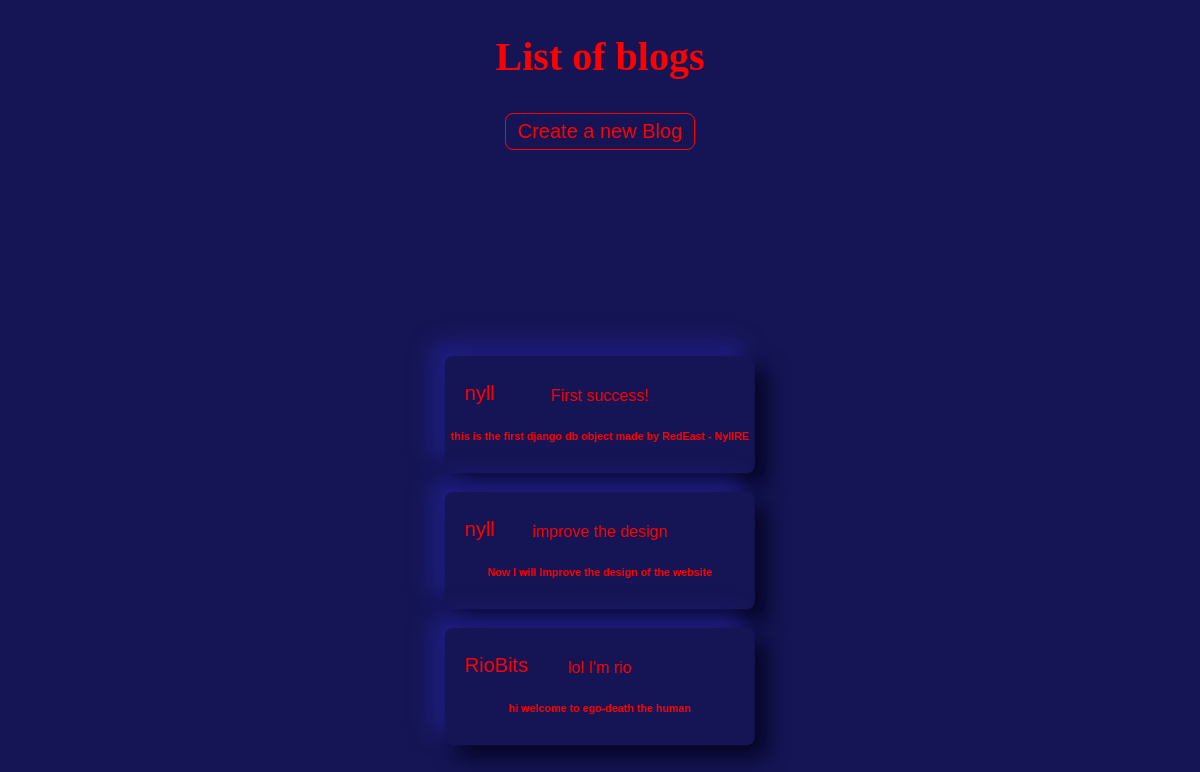
/blog/, run on an earlier commit of the app's database.
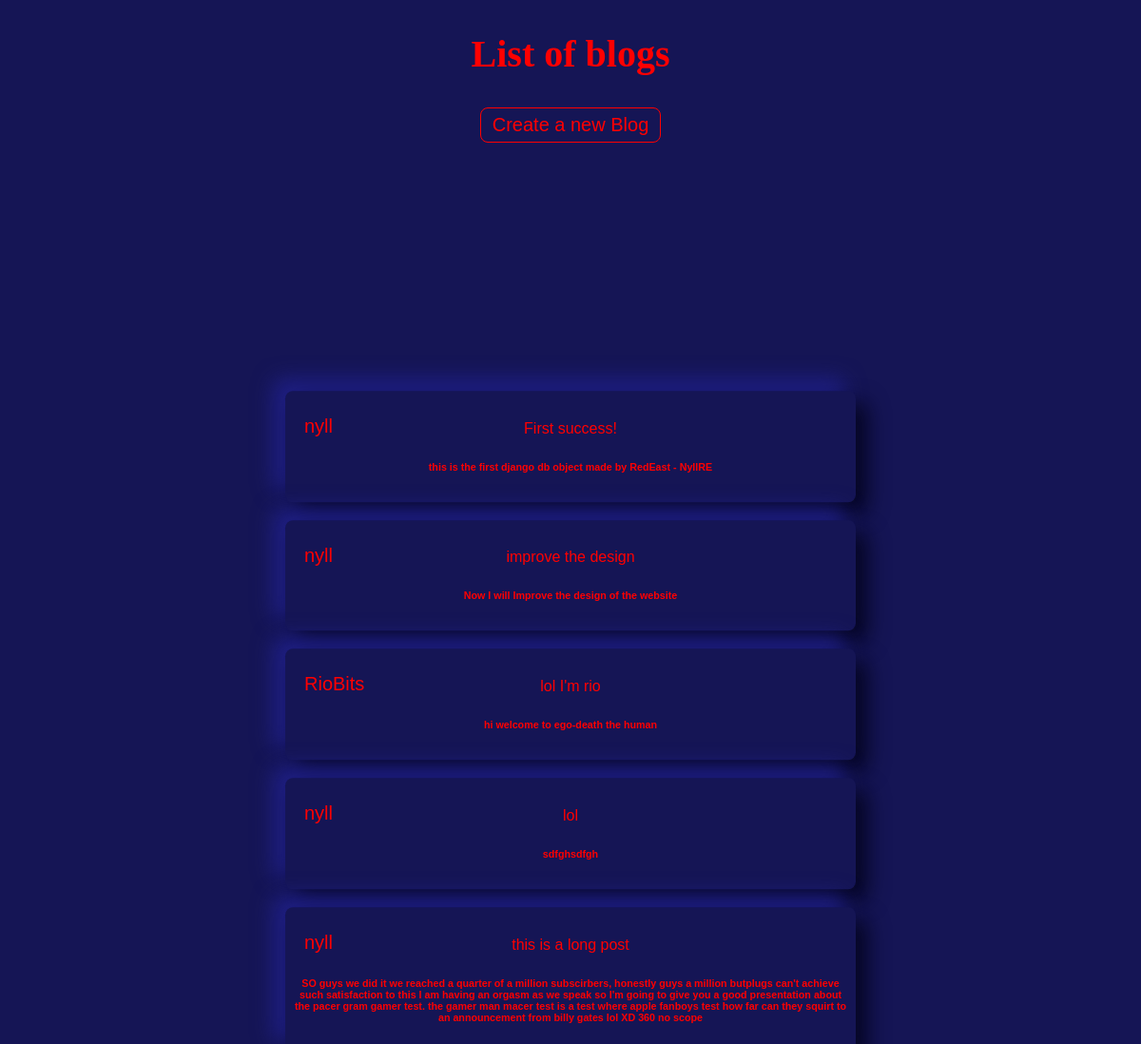
And on a later commit of the database.
### blog/models.py (models this page shows, shortened)
class blogPost(models.Model):                              # SET_NULL
  user = models.ForeignKey(User, default=1, null=True, on_delete=models.CASCADE)
  title = models.TextField()
  slug = models.SlugField(unique=True)
  content = models.TextField(null=True, blank=True)
  def get_absolute_url(self):
    return f"/blog/{self.slug}"

### blog/views.py (the view)
# urls.py: path('', blog_post_list_view),
def blog_post_list_view(request):
  qs = blogPost.objects.all() # queryset -> list of python object
  template_name = 'blog/list.html'
  context = {'object_list': qs, 'title': 'blogs'}
  return render(request, template_name, context)

### blog/templates/blog/list.html (shortened to what this page needs)
{% extends "home.html" %}
{% block above %}
  <div class='header'>
    <h2>
      List of blogs
    </h2>
    <h5>
      <a href="/create">
      <button>
        Create a new Blog
      </button>
      </a>
    </h5>
  </div>
{% endblock %}
{% block add %}
  <div class="mid" id="posts">
    {% for object in object_list %}
      <li class="posts">
        <span>{{ object.user }}</span>
        <a href="{{ object.get_absolute_url }}">
          {{ object.title }}
          <h6>
            {{ object.content }}
          </h6>
        </a>
      </li>
    {% endfor %}
  </div>
{% endblock %}

### templates/home.html (shortened to what this page needs)
<!DOCTYPE html>
<html lang="en">
<head>
</head>
<body>
  {% block above %}
  {% endblock %}
  <div class="mid">
    {% block add %}{% endblock %}
  </div>
</body>
</html>

What changed in the data, as far as the page shows it:
added blogPost: user "nyll", title "lol", content "sdfghsdfgh"
added blogPost: user "nyll", title "this is a long post", content "SO guys we did it we reached a quarter of a million subscirbers, honestly guys a million butplugs can't achieve such satisfaction to this I am having an orgasm as we speak so I'm going to give you a good presentation about the pacer gram gamer test. the gamer man macer test is a test where apple fanboys test how far can they squirt to an announcement from billy gates lol XD 360 no scope"
